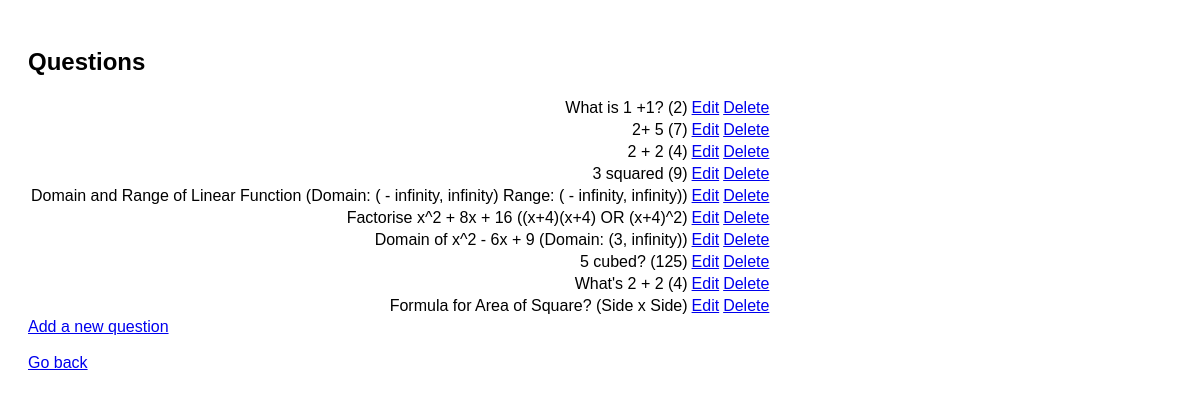
Before: /eduprod/questions/ (signed in) with the older database file.
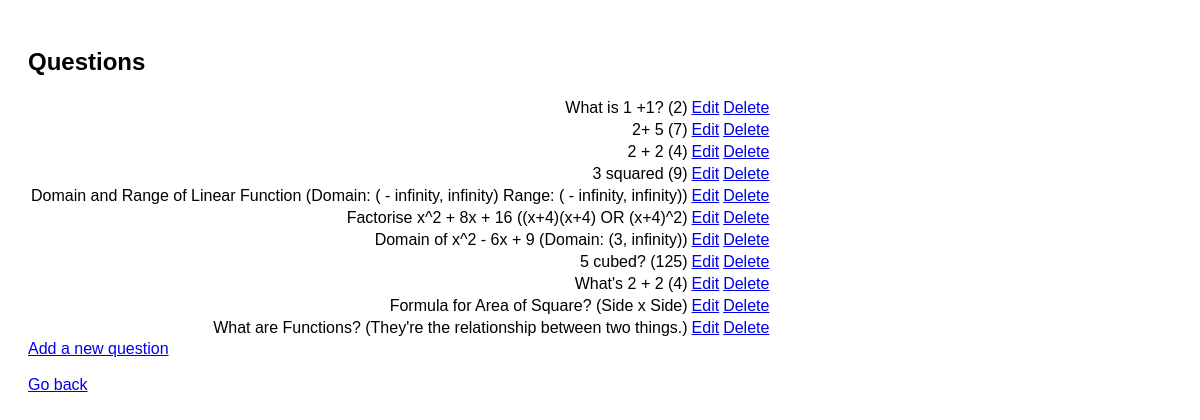
After: the same page with the newer database file.
### eduprod/models.py (models this page shows, shortened)
class Question(models.Model):
    question_text = models.CharField(max_length=200)
    answer_text = models.TextField()
    category = models.CharField(max_length=50, default='General')  # Adding the 'category' field

### eduprod/views.py (the view)
# urls.py: path('questions/', QuestionList.as_view(), name='question_list'),
class QuestionList(LoginRequiredMixin, ListView):
    model = Question
    context_object_name = 'questions'
    template_name = 'eduprod/question_list.html'

### eduprod/templates/eduprod/question_list.html
{% extends "eduprod/layout.html" %}
{% block body %}
<h2>Questions</h2>
<table>
    {% for question in questions %}
    <tr><td style="text-align:right;">
            {{ question.question_text }} ({{ question.answer_text }})
        </td>
        <td>
            <a href="{% url 'eduprod:question_edit' question.id %}">Edit</a>
        </td>
        <td>
            <a href="{% url 'eduprod:question_delete' question.id %}">Delete</a>
        </td>
    </td></tr>
    {% endfor %}
</table>
<a href="{% url 'eduprod:question_add' %}">Add a new question</a>
<br></br>
<a href="{% url 'eduprod:index'%}">Go back</a>
{% endblock %}

Changed rows visible on the page:
added Question: question_text "What are Functions?", answer_text "They're the relationship between two things."
